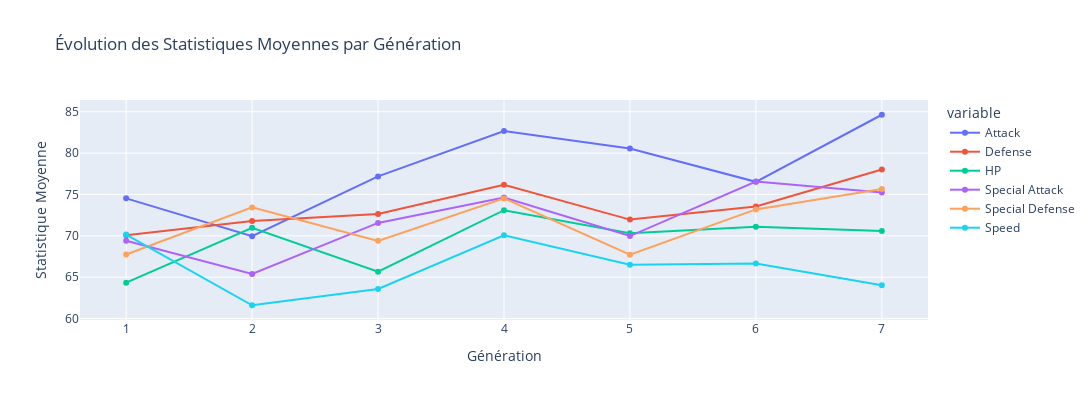

The notebook cell this image was saved under:
### Markdown cell above
### 1.7 L'Ascension Générationnelle

### Code cell
def display_stats_evolution(df: pd.DataFrame) -> None:
    # Filtration des donnees selon la generation
    stat = ['Attack', 'Defense', 'HP', 'Special Attack', 'Special Defense', 'Speed']
    filtered_df = df.groupby('Generation')[stat].mean()
    # output =>
    """
            Attack	Defense	HP	Special Attack	Special Defense	Speed
    Generation						
    1	74.529801	70.079470	64.344371	69.403974	67.741722	70.152318
    2	69.960000	71.790000	70.980000	65.400000	73.440000	61.610000
    ...
    """
    # Creation du graphique en lignes superposees
    fig = px.line(filtered_df, title= 'Évolution des Statistiques Moyennes par Génération')
    fig.update_xaxes(title_text='Génération')
    fig.update_yaxes(title_text='Statistique Moyenne')
    fig.update_layout(width=1500, height=400)
    fig.update_traces(mode= 'lines+markers')

    return fig

display_stats_evolution(pokedex)

### Figure 1 — Plotly figure (JSON) as saved in the notebook; plotly's stock layout.template omitted (floating-point values rounded to 4 significant figures)
{"data": [{"hovertemplate": "variable=Attack<br>Generation=%{x}<br>value=%{y}<extra></extra>", "legendgroup": "Attack", "line": {"color": "#636efa", "dash": "solid"}, "marker": {"symbol": "circle"}, "mode": "lines+markers", "name": "Attack", "orientation": "v", "showlegend": true, "type": "scatter", "x": [1, 2, 3, 4, 5, 6, 7], "xaxis": "x", "y": [74.53, 69.96, 77.19, 82.67, 80.56, 76.53, 84.64], "yaxis": "y"}, {"hovertemplate": "variable=Defense<br>Generation=%{x}<br>value=%{y}<extra></extra>", "legendgroup": "Defense", "line": {"color": "#EF553B", "dash": "solid"}, "marker": {"symbol": "circle"}, "mode": "lines+markers", "name": "Defense", "orientation": "v", "showlegend": true, "type": "scatter", "x": [1, 2, 3, 4, 5, 6, 7], "xaxis": "x", "y": [70.08, 71.79, 72.64, 76.17, 71.96, 73.56, 78.01], "yaxis": "y"}, {"hovertemplate": "variable=HP<br>Generation=%{x}<br>value=%{y}<extra></extra>", "legendgroup": "HP", "line": {"color": "#00cc96", "dash": "solid"}, "marker": {"symbol": "circle"}, "mode": "lines+markers", "name": "HP", "orientation": "v", "showlegend": true, "type": "scatter", "x": [1, 2, 3, 4, 5, 6, 7], "xaxis": "x", "y": [64.34, 70.98, 65.67, 73.1, 70.31, 71.11, 70.58], "yaxis": "y"}, {"hovertemplate": "variable=Special Attack<br>Generation=%{x}<br>value=%{y}<extra></extra>", "legendgroup": "Special Attack", "line": {"color": "#ab63fa", "dash": "solid"}, "marker": {"symbol": "circle"}, "mode": "lines+markers", "name": "Special Attack", "orientation": "v", "showlegend": true, "type": "scatter", "x": [1, 2, 3, 4, 5, 6, 7], "xaxis": "x", "y": [69.4, 65.4, 71.56, 74.64, 69.97, 76.57, 75.25], "yaxis": "y"}, {"hovertemplate": "variable=Special Defense<br>Generation=%{x}<br>value=%{y}<extra></extra>", "legendgroup": "Special Defense", "line": {"color": "#FFA15A", "dash": "solid"}, "marker": {"symbol": "circle"}, "mode": "lines+markers", "name": "Special Defense", "orientation": "v", "showlegend": true, "type": "scatter", "x": [1, 2, 3, 4, 5, 6, 7], "xaxis": "x", "y": [67.74, 73.44, 69.39, 74.52, 67.71, 73.19, 75.65], "yaxis": "y"}, {"hovertemplate": "variable=Speed<br>Generation=%{x}<br>value=%{y}<extra></extra>", "legendgroup": "Speed", "line": {"color": "#19d3f3", "dash": "solid"}, "marker": {"symbol": "circle"}, "mode": "lines+markers", "name": "Speed", "orientation": "v", "showlegend": true, "type": "scatter", "x": [1, 2, 3, 4, 5, 6, 7], "xaxis": "x", "y": [70.15, 61.61, 63.58, 70.07, 66.52, 66.65, 64.04], "yaxis": "y"}], "layout": {"height": 400, "legend": {"title": {"text": "variable"}, "tracegroupgap": 0}, "title": {"text": "Évolution des Statistiques Moyennes par Génération"}, "width": 1500, "xaxis": {"anchor": "y", "domain": [0, 1], "title": {"text": "Génération"}}, "yaxis": {"anchor": "x", "domain": [0, 1], "title": {"text": "Statistique Moyenne"}}}}
